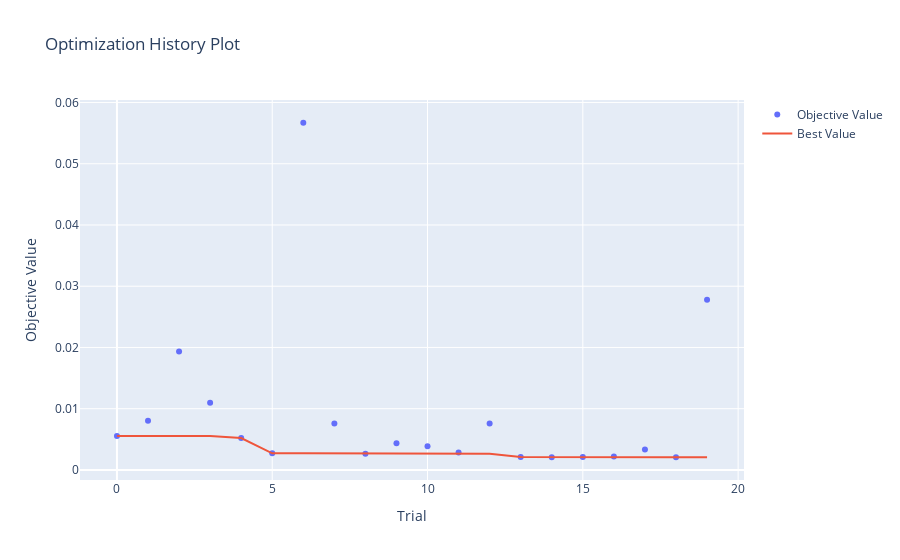

The cell this chart's notebook holds for it:
### Code cell
# Create study object and perform optimization
study = optuna.create_study(direction='minimize')
study.optimize(objective, n_trials=20)  

# Best hyperparameters
best_hyperparams = study.best_trial.params
print('Best hyperparameters:', best_hyperparams)

# Plot optimization history
optimization_history = plot_optimization_history(study)
optimization_history.show()

### Figure 1 — Plotly figure (JSON) as saved in the notebook; plotly's stock layout.template omitted (floating-point values rounded to 4 significant figures)
{"data": [{"mode": "markers", "name": "Objective Value", "type": "scatter", "x": [0, 1, 2, 3, 4, 5, 6, 7, 8, 9, 10, 11, 12, 13, 14, 15, 16, 17, 18, 19], "y": [0.00554, 0.008038, 0.01935, 0.01095, 0.005204, 0.002709, 0.0567, 0.007573, 0.002644, 0.004359, 0.003885, 0.00284, 0.007567, 0.00211, 0.002082, 0.002105, 0.002203, 0.003328, 0.002069, 0.02781]}, {"mode": "lines", "name": "Best Value", "type": "scatter", "x": [0, 1, 2, 3, 4, 5, 6, 7, 8, 9, 10, 11, 12, 13, 14, 15, 16, 17, 18, 19], "y": [0.00554, 0.00554, 0.00554, 0.00554, 0.005204, 0.002709, 0.002709, 0.002709, 0.002644, 0.002644, 0.002644, 0.002644, 0.002644, 0.00211, 0.002082, 0.002082, 0.002082, 0.002082, 0.002069, 0.002069]}, {"marker": {"color": "#cccccc"}, "mode": "markers", "name": "Infeasible Trial", "showlegend": false, "type": "scatter", "x": [], "y": []}], "layout": {"title": {"text": "Optimization History Plot"}, "xaxis": {"title": {"text": "Trial"}}, "yaxis": {"title": {"text": "Objective Value"}}}}
